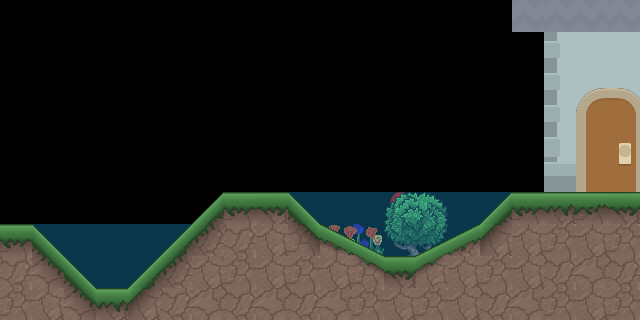

A 2D game scene composited from a Tiled map and its tileset images. What follows is a short description and the map's XML, with each tile layer's data collapsed to a summary:
An orthogonal 20x10 tile map with 32x32 px tiles, 6 tile layers (balloon, grass, water, ground, ...), 5 tilesets and 12 objects (5x Slope, 2x Role, 2x Water, 2x Ground, Item).

<map version="1.0" orientation="orthogonal" renderorder="right-down" width="20" height="10" tilewidth="32" tileheight="32" nextobjectid="59">
 <properties>
  <property name="Weather" value="Rainy" />
 </properties>
 <tileset firstgid="1" name="wood" tilewidth="32" tileheight="32" tilecount="3" columns="3">
  <image source="wood.png" width="96" height="32" />
 </tileset>
 <tileset firstgid="4" name="grass" tilewidth="32" tileheight="32" tilecount="320" columns="16">
  <image source="grass.png" width="512" height="640" />
  <tile id="55">
   <objectgroup draworder="index" />
  </tile>
 </tileset>
 <tileset firstgid="324" name="terrain_atlas" tilewidth="32" tileheight="32" tilecount="1024" columns="32">
  <image source="terrain_atlas.png" width="1024" height="1024" />
  <terraintypes>
   <terrain name="水" tile="-1" />
  </terraintypes>
  <tile id="267">
   <properties>
    <property name="Collidable" type="bool" value="true" />
   </properties>
  </tile>
  <tile id="291" terrain="0,0,0,0" />
  <tile id="355" terrain="0,0,0," />
  <tile id="356" terrain="0,0,," />
  <tile id="357" terrain="0,0,,0" />
  <tile id="387" terrain="0,,0," />
  <tile id="389" terrain=",0,,0" />
  <tile id="419" terrain="0,,0,0" />
  <tile id="420" terrain=",,0,0" />
  <tile id="421" terrain=",0,0,0" />
  <tile id="437">
   <animation>
    <frame tileid="405" duration="300" />
    <frame tileid="437" duration="300" />
   </animation>
  </tile>
  <tile id="451" terrain="0,0,0,0" />
  <tile id="452" terrain="0,0,0,0" />
  <tile id="453" terrain="0,0,,0" />
 </tileset>
 <tileset firstgid="1348" name="sheet" tilewidth="70" tileheight="70" tilecount="98" columns="14">
  <image source="sheet.png" width="980" height="490" />
 </tileset>
 <tileset firstgid="1446" name="balloon" tilewidth="32" tileheight="32" tilecount="2" columns="1">
  <image source="balloon.png" width="32" height="64" />
 </tileset>
 <layer name="balloon" width="20" height="10">
  <data>[200 cells, 2 non-empty, 2 distinct tile ids]</data>
 </layer>
 <layer name="grass" width="20" height="10">
  <data>[200 cells, 6 non-empty, 6 distinct tile ids]</data>
 </layer>
 <layer name="water" width="20" height="10" opacity="0.5">
  <properties>
   <property name="Action" value="Move" />
   <property name="Delay" type="float" value="2" />
   <property name="Duration" type="float" value="3" />
   <property name="IsWeather" type="bool" value="true" />
   <property name="RainyTileX" type="int" value="0" />
   <property name="RainyTileY" type="int" value="0" />
   <property name="SunnyTileX" type="int" value="0" />
   <property name="SunnyTileY" type="int" value="-3" />
  </properties>
  <data>[200 cells, 21 non-empty, 1 distinct tile ids]</data>
 </layer>
 <layer name="ground" width="20" height="10">
  <data>[200 cells, 64 non-empty, 36 distinct tile ids]</data>
 </layer>
 <layer name="wall" width="20" height="10">
  <data>[200 cells, 9 non-empty, 4 distinct tile ids]</data>
 </layer>
 <layer name="house" width="20" height="10">
  <data>[200 cells, 5 non-empty, 3 distinct tile ids]</data>
 </layer>
 <objectgroup name="roles">
  <object id="1" name="doll" type="Role" x="14.8582" y="224.556" />
  <object id="38" name="girl" type="Role" x="277" y="192" />
 </objectgroup>
 <objectgroup name="interaction">
  <object id="58" name="balloon" type="Item" x="381" y="184.957" width="32" height="26.0868" />
 </objectgroup>
 <objectgroup color="#000000" name="barriers" visible="0">
  <object id="28" name="g_1" type="Slope" x="0" y="289" width="94.2456" height="31">
   <properties>
    <property name="VecPoints" value="(0,0);(0,3);(1,3);(3,1);(3,0)" />
   </properties>
  </object>
  <object id="31" name="w_2" type="Water" x="31" y="224.54" width="160" height="62.46">
   <properties>
    <property name="VecPoints" value="(1,1);(1,2.8);(6,2.8);(6,1)" />
    <property name="parentLayer" value="water" />
   </properties>
  </object>
  <object id="36" name="w_2" type="Water" x="288" y="191.507" width="224" height="64.4927">
   <properties>
    <property name="VecPoints" value="(9,2);(9,3.8);(16,3.8);(16,2)" />
    <property name="parentLayer" value="water" />
   </properties>
  </object>
  <object id="45" type="Slope" x="133.144" y="247.993" width="188.027" height="72.1618">
   <properties>
    <property name="VecPoints" value="(4,0);(4,1);(7,4);(9,4);(10,3);(10,0)" />
   </properties>
  </object>
  <object id="47" type="Slope" x="480.74" y="217.502" width="157.933" height="100">
   <properties>
    <property name="VecPoints" value="(15,0);(15,3);(16,4);(20,4);(20,0)" />
   </properties>
  </object>
  <object id="48" type="Ground" x="98.5873" y="290.68" width="28.4582" height="26.4254">
   <properties>
    <property name="VecPoints" value="(3,0);(3,1);(4,1);(4,0)" />
   </properties>
  </object>
  <object id="49" type="Slope" x="321.171" y="245.96" width="47.7691" height="75.2109">
   <properties>
    <property name="VecPoints" value="(10,0);(10,3);(12,2);(12,0)" />
   </properties>
  </object>
  <object id="51" type="Ground" x="374.53" y="256.124" width="47.7691" height="75.2109">
   <properties>
    <property name="VecPoints" value="(12,0);(12,2);(13,2);(13,0)" />
   </properties>
  </object>
  <object id="52" type="Slope" x="430.43" y="249.009" width="47.7691" height="75.2109">
   <properties>
    <property name="VecPoints" value="(13,0);(13,2);(15,3);(15,0)" />
   </properties>
  </object>
 </objectgroup>
</map>
